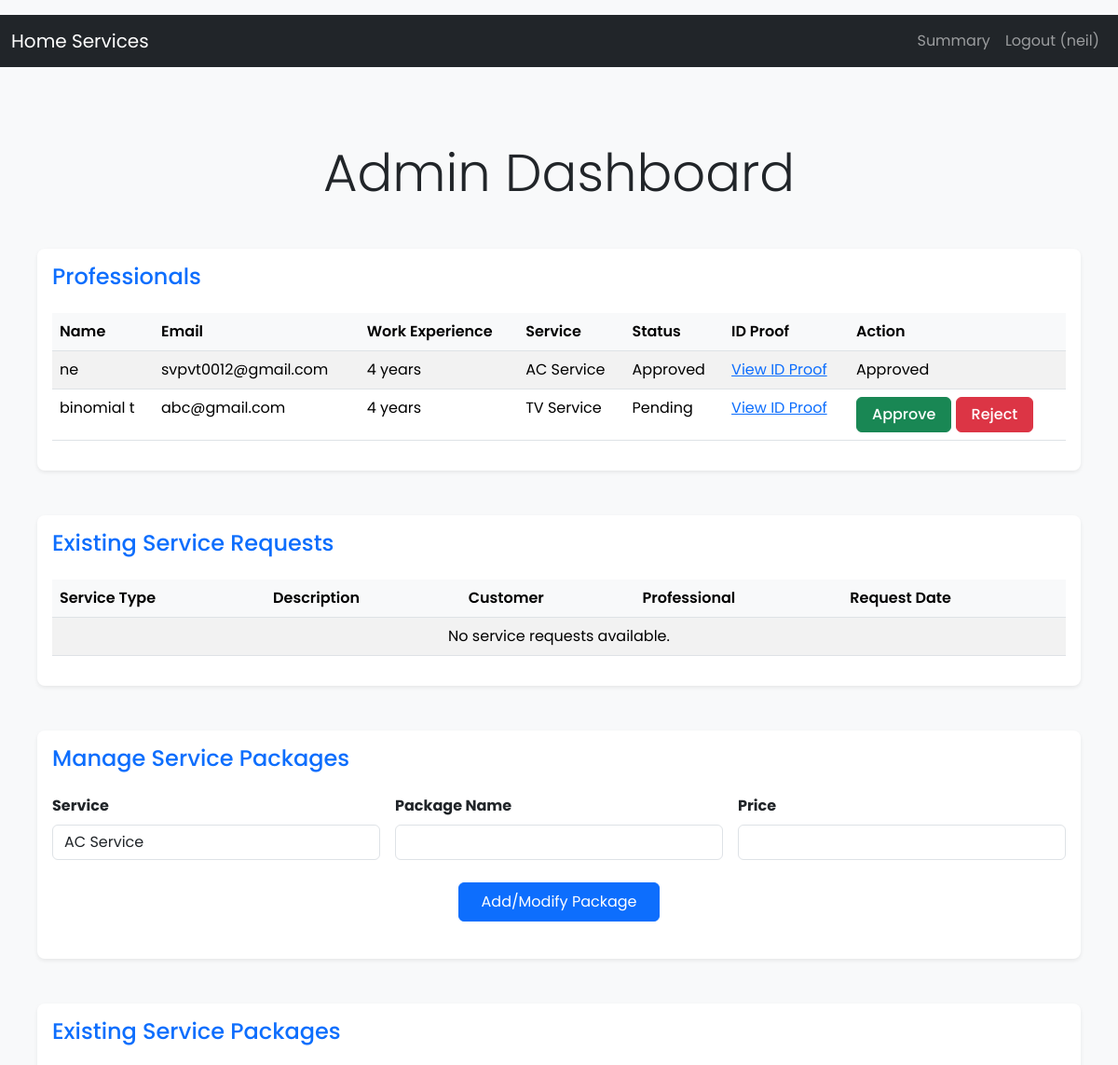
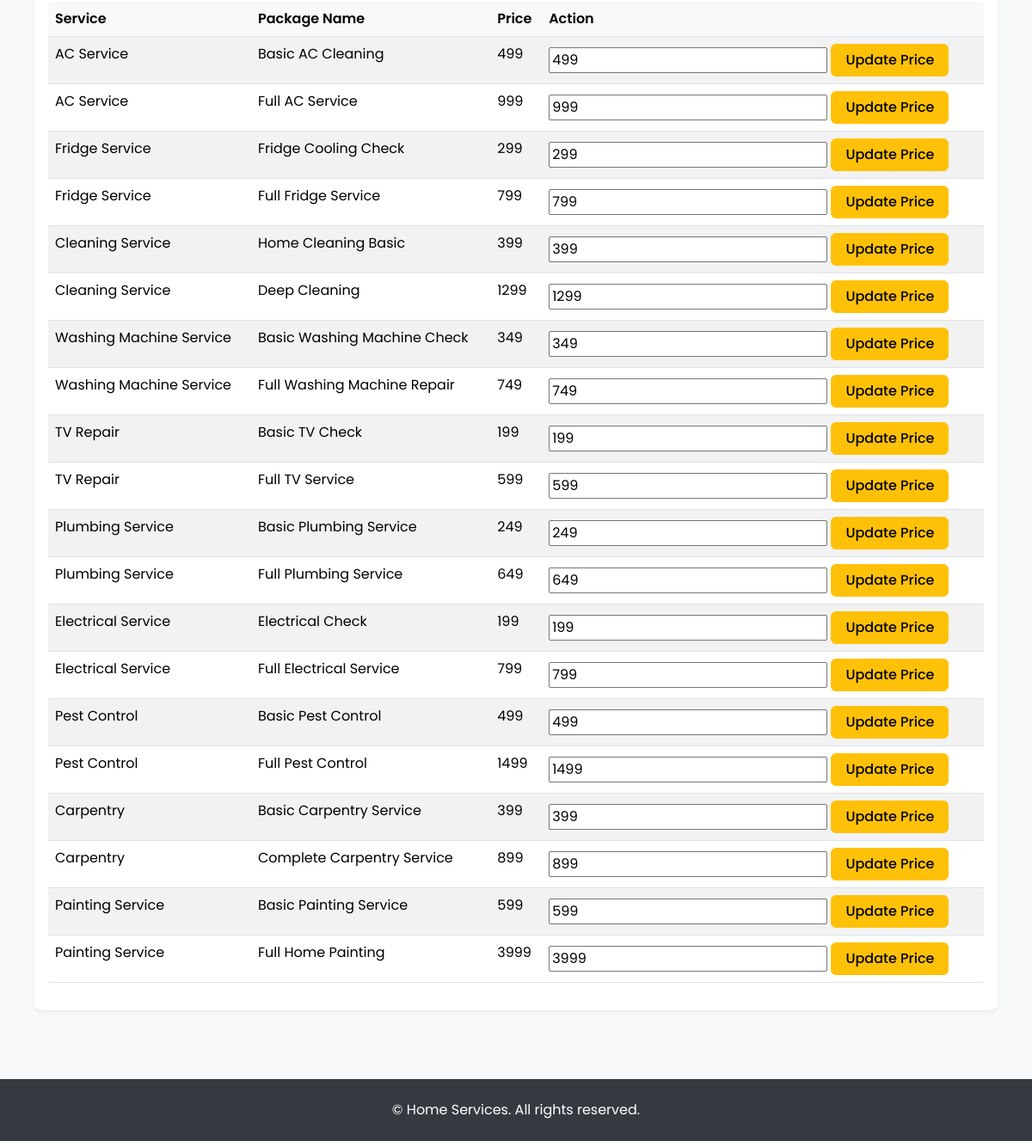
Page /admin/dashboard (signed in) on the committed database (2 pictures, top to bottom).
### applications/model.py (models this page shows)
class Professional(db.Model):
    __tablename__ = 'professionals'
    id = db.Column(db.Integer, primary_key=True)
    name = db.Column(db.String(100), nullable=False)
    service = db.Column(db.String(100), nullable=False)  # Type of service provided
    work_experience = db.Column(db.String(100), nullable=False)
    email = db.Column(db.String(100), nullable=False)
    username = db.Column(db.String(50), unique=True, nullable=False)
    password = db.Column(db.String(200), nullable=False)
    id_proof = db.Column(db.String(200), nullable=True)
    is_approved = db.Column(db.Boolean, default=False)
    user_id = db.Column(db.Integer, db.ForeignKey('users.id'))
    assignments = db.relationship("Assignment", backref="professional")

### main.py (the view)
@app.route('/admin/dashboard')
def admin_dashboard():
    professionals = Professional.query.all()
    assigned_requests = []
    username = session.get('username')
    roles = session.get('roles', [])
    return render_template(
        'adboard.html',
        professionals=professionals,
        assigned_requests=assigned_requests,
        services=services,
        packages=packages,
        username=username,
        roles=roles
    )

### templates/adboard.html (shortened to what this page needs)
{% extends 'base.html' %}
{% block content %}
<div class="container-fluid px-4 py-5">
    <h1 class="display-4 text-center mb-5">Admin Dashboard</h1>
    <div class="card shadow-sm mb-5">
        <div class="card-body">
            <h3 class="card-title h4 mb-4 text-primary">Professionals</h3>
            <div class="table-responsive">
                <table class="table table-hover table-striped">
                    <thead>
                        <tr>
                            <th>Name</th>
                            <th>Email</th>
                            <th>Work Experience</th>
                            <th>Service</th>
                            <th>Status</th>
                            <th>ID Proof</th>
                            <th>Action</th>
                        </tr>
                    </thead>
                    <tbody>
                        {% for professional in professionals %}
                        <tr>
                            <td>{{ professional.name }}</td>
                            <td>{{ professional.email }}</td>
                            <td>{{ professional.work_experience }} years</td>
                            <td>{{ professional.service }}</td>
                            <td>{{ 'Approved' if professional.is_approved else 'Pending' }}</td>
                            <td>
                                {% if professional.id_proof %}
                                <a href="{{ url_for('view_id_proof', professional_id=professional.id) }}" target="_blank">View ID Proof</a>
                                {% else %}
                                Not Uploaded
                                {% endif %}
                            </td>
                            <td>
                                {% if not professional.is_approved %}
                                <form action="{{ url_for('manage_professional', professional_id=professional.id) }}" method="POST" style="display:inline;">
                                    <button type="submit" name="action" value="approve" class="btn btn-success">Approve</button>
                                    <button type="submit" name="action" value="reject" class="btn btn-danger">Reject</button>
                                </form>
                                {% else %}
                                <span>Approved</span>
                                {% endif %}
                            </td>
                        </tr>
                        {% else %}
                        <tr>
                            <td colspan="7" class="text-center">No professionals available.</td>
                        </tr>
                        {% endfor %}
                    </tbody>
                </table>
            </div>
        </div>
    </div>
    <div class="card shadow-sm mb-5">
        <div class="card-body">
            <h3 class="card-title h4 mb-4 text-primary">Existing Service Requests</h3>
            <div class="table-responsive">
                <table class="table table-hover table-striped">
                    <thead>
                        <tr>
                            <th>Service Type</th>
                            <th>Description</th>
                            <th>Customer</th>
                            <th>Professional</th>
                            <th>Request Date</th>
                        </tr>
                    </thead>
                    <tbody>
                        {% for request in service_requests %}
                        <tr>
                            <td>{{ request.service_type }}</td>
                            <td>{{ request.description }}</td>
                            <td>{{ request.customer.name }}</td>
                            <td>{{ request.professional.name if request.professional else 'Unassigned' }}</td>
                            <td>{{ request.request_date.strftime('%Y-%m-%d') }}</td>
                        </tr>
                        {% else %}
                        <tr>
                            <td colspan="5" class="text-center">No service requests available.</td>
                        </tr>
                        {% endfor %}
                    </tbody>
                </table>
            </div>
        </div>
    </div>
    <div class="card shadow-sm mb-5">
        <div class="card-body">
            <h3 class="card-title h4 mb-4 text-primary">Manage Service Packages</h3>
            <form action="{{ url_for('manage_service_packages') }}" method="POST" class="mb-4">
                <div class="row g-3">
                    <div class="col-md-4">
                        <label class="form-label fw-bold" for="service_id">Service</label>
                        <select id="service_id" name="service_id" class="form-control">
                            {% for service in services %}
                            <option value="{{ service.id }}">{{ service.name }}</option>
                            {% endfor %}
                        </select>
                    </div>
                    <div class="col-md-4">
                        <label class="form-label fw-bold" for="package_name">Package Name</label>
                        <input type="text" id="package_name" name="package_name" class="form-control" required>
                    </div>
                    <div class="col-md-4">
                        <label class="form-label fw-bold" for="package_price">Price</label>
                        <input type="number" id="package_price" name="price" class="form-control" required>
                    </div>
                </div>
                <div class="text-center mt-4">
                    <button type="submit" class="btn btn-primary px-4 py-2">Add/Modify Package</button>
                </div>
            </form>
        </div>
    </div>
    <div class="card shadow-sm">
        <div class="card-body">
            <h3 class="card-title h4 mb-4 text-primary">Existing Service Packages</h3>
            <div class="table-responsive">
                <table class="table table-hover table-striped">
                    <thead>
                        <tr>
                            <th>Service</th>
                            <th>Package Name</th>
                            <th>Price</th>
                            <th>Action</th>
                        </tr>
                    </thead>
                    <tbody>
                        {% for service_id, package_list in packages.items() %}
                        {% for package in package_list %}
                        <tr>
                            <td>{{ services[service_id-1].name }}</td>
                            <td>{{ package.name }}</td>
                            <td>{{ package.price }}</td>
                            <td>
                                <form action="{{ url_for('update_package_price') }}" method="POST" style="display:inline;">
                                    <input type="number" name="new_price" value="{{ package.price }}" required>
                                    <button type="submit" class="btn btn-warning">Update Price</button>
                                </form>
                            </td>
                        </tr>
                        {% endfor %}
                        {% endfor %}
                    </tbody>
                </table>
            </div>
        </div>
    </div>
</div>
{% endblock %}

### templates/navigation.html (shortened to what this page needs)
<nav class="navbar navbar-expand-lg navbar-dark bg-dark">
    <div class="container-fluid">
        <a class="navbar-brand" href="/">Home Services</a>
        <div class="collapse navbar-collapse" id="navbarNav">
            <ul class="navbar-nav ms-auto">
                {% if session.get('user_id') is none %}
                    <li class="nav-item">
                        <a class="nav-link" href="/">Home</a>
                    </li>
                    <li class="nav-item">
                        <a class="nav-link" href="{{ url_for('login_page') }}">Login</a>
                    </li>
                    <li class="nav-item">
                        <a class="nav-link" href="{{ url_for('register_page') }}">Register</a>
                    </li>
                {% else %}
                    <li class="nav-item">
                        <a class="nav-link" href="{{ url_for('summary') }}">Summary</a>
                    </li>
                    <li class="nav-item">
                        <a class="nav-link" href="{{ url_for('logout') }}">Logout ({{ session.get('username', '') }})</a>
                    </li>
                {% endif %}
            </ul>
        </div>
    </div>
</nav>

### templates/base.html (style rules this page uses)
body { font-family: 'Poppins', sans-serif; background-color: #f8f9fa; min-height: 100vh; display: flex; flex-direction: column; }

### templates/adboard.html (style rules this page uses)
.btn-info, .btn-success, .btn-danger, .btn-warning { padding: 0.375rem 1rem; font-weight: 500; }
.table th { background-color: #f8f9fa; font-weight: 600; }
.card { border-radius: 0.5rem; border: none; }
.form-control { border-radius: 0.375rem; }
.form-label { margin-bottom: 0.5rem; }

### rows in the picture
Professional: get "neil", name "ne", email "svpvt0012@gmail.com", work_experience "4", service "AC Service", is_approved "Approved"
Professional: name "binomial t", email "abc@gmail.com", work_experience "4", service "TV Service", is_approved "Pending"

### other values in the picture
{{ services[service_id-1].name }} "AC Service" "AC Service" "Fridge Service" "Fridge Service" "Cleaning Service" "Cleaning Service" "Washing Machine Service" "Washing Machine Service" "TV Repair" "TV Repair" "Plumbing Service" "Plumbing Service" "Electrical Service" "Electrical Service" "Pest Control" "Pest Control" "Carpentry" "Carpentry" "Painting Service" "Painting Service"
{{ package.name }} "Basic AC Cleaning" "Full AC Service" "Fridge Cooling Check" "Full Fridge Service" "Home Cleaning Basic" "Deep Cleaning" "Basic Washing Machine Check" "Full Washing Machine Repair" "Basic TV Check" "Full TV Service" "Basic Plumbing Service" "Full Plumbing Service" "Electrical Check" "Full Electrical Service" "Basic Pest Control" "Full Pest Control" "Basic Carpentry Service" "Complete Carpentry Service" "Basic Painting Service" "Full Home Painting"
{{ package.price }} "499" "999" "299" "799" "399" "1299" "349" "749" "199" "599" "249" "649" "199" "799" "499" "1499" "399" "899" "599" "3999"
form field service_id "AC Service"
